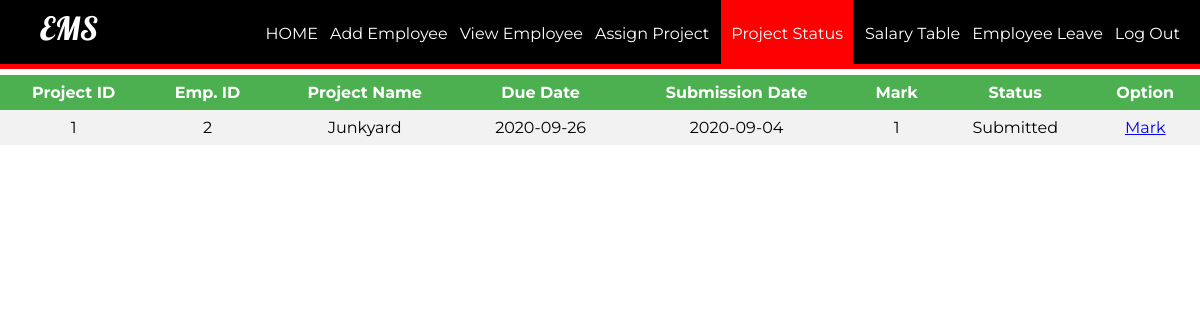
Page /Employee_Management_System/assignproject.php on the committed database.
### tables this page shows
CREATE TABLE `project` (
  `pid` int(11) NOT NULL,
  `eid` int(11) DEFAULT NULL,
  `pname` varchar(100) DEFAULT NULL,
  `duedate` date DEFAULT NULL,
  `subdate` date DEFAULT '0000-00-00',
  `mark` int(11) NOT NULL,
  `status` varchar(50) DEFAULT NULL
);

### Employee_Management_System/assignproject.php (the view, shortened to what this page needs)
<?php
require_once ('process/dbh.php');
$sql = "SELECT * from `project` order by subdate desc";
$result = mysqli_query($conn, $sql);
?>
<html>
<head>
	<link rel="stylesheet" type="text/css" href="styleview.css">
</head>
<body>
	<header>
		<nav>
			<h1>EMS</h1>
			<ul id="navli">
				<li><a class="homeblack" href="aloginwel.php">HOME</a></li>
				<li><a class="homeblack" href="addemp.php">Add Employee</a></li>
				<li><a class="homeblack" href="viewemp.php">View Employee</a></li>
				<li><a class="homeblack" href="assign.php">Assign Project</a></li>
				<li><a class="homered" href="assignproject.php">Project Status</a></li>
				<li><a class="homeblack" href="salaryemp.php">Salary Table</a></li>
				<li><a class="homeblack" href="empleave.php">Employee Leave</a></li>
				<li><a class="homeblack" href="alogin.html">Log Out</a></li>
			</ul>
		</nav>
	</header>
	<div class="divider"></div>
		<table>
			<tr>
				<th align = "center">Project ID</th>
				<th align = "center">Emp. ID</th>
				<th align = "center">Project Name</th>
				<th align = "center">Due Date</th>
				<th align = "center">Submission Date</th>
				<th align = "center">Mark</th>
				<th align = "center">Status</th>
				<th align = "center">Option</th>
			</tr>
			<?php
				while ($employee = mysqli_fetch_assoc($result)) {
					echo "<tr>";
					echo "<td>".$employee['pid']."</td>";
					echo "<td>".$employee['eid']."</td>";
					echo "<td>".$employee['pname']."</td>";
					echo "<td>".$employee['duedate']."</td>";
					echo "<td>".$employee['subdate']."</td>";
					echo "<td>".$employee['mark']."</td>";
					echo "<td>".$employee['status']."</td>";
					echo "<td><a href=\"mark.php?id=$employee[eid]&pid=$employee[pid]\">Mark</a>";
				}
			?>
		</table>
</body>
</html>

### Employee_Management_System/styleview.css (style rules this page uses)
body { margin: 0px; }
header { background: black; color: white; padding: 8px 20px 6px 40px; height: 50px; }
header h1 { display: inline; font-family: 'Lobster', cursive; font-weight: 400; font-size: 32px; float: left; margin-top: 0px; margin-right: 10px; }
nav ul { display: inline; padding: 0px; float: right; }
nav ul li { display: inline-block; list-style-type: none; color: white; float: left; margin-left: 12px; }
nav ul li a { color: white; text-decoration: none; }
#navli { font-family: 'Montserrat', sans-serif; }
.homered { background-color: red; padding: 30px 10px 22px 10px; }
.divider { background-color: red; height: 5px; }
table { margin: 0px; border-collapse: collapse; width: 100%; font-family: 'Montserrat', sans-serif; }
th, td { text-align: center; padding: 8px; }
tr:nth-child(even) { background-color: #f2f2f2 }
th { background-color: #4CAF50; color: white; }

### rows in the picture
project: pid "1", eid "2", pname "Junkyard", duedate "2020-09-26", subdate "2020-09-04", mark "1", status "Submitted"
